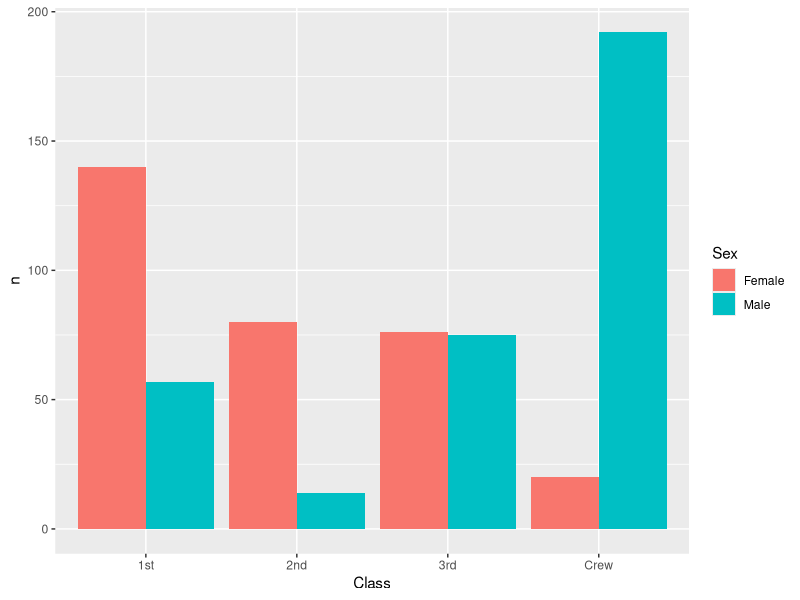
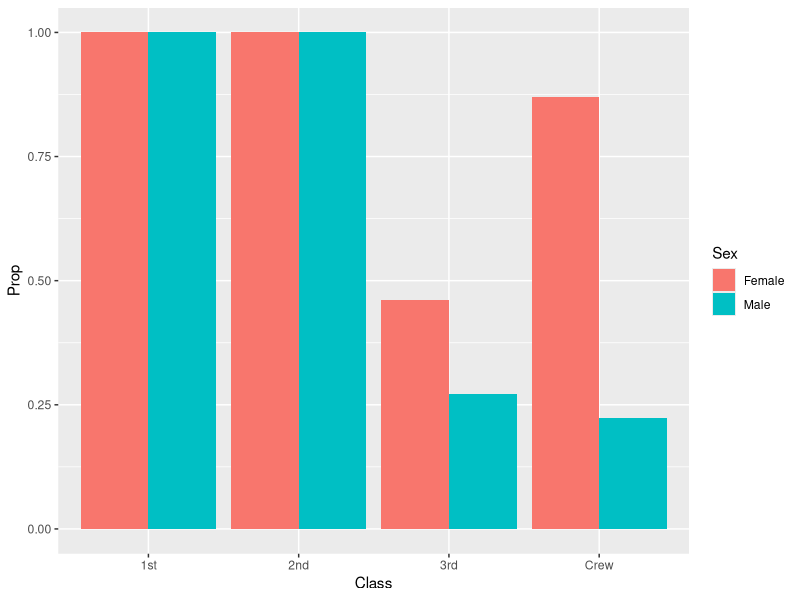
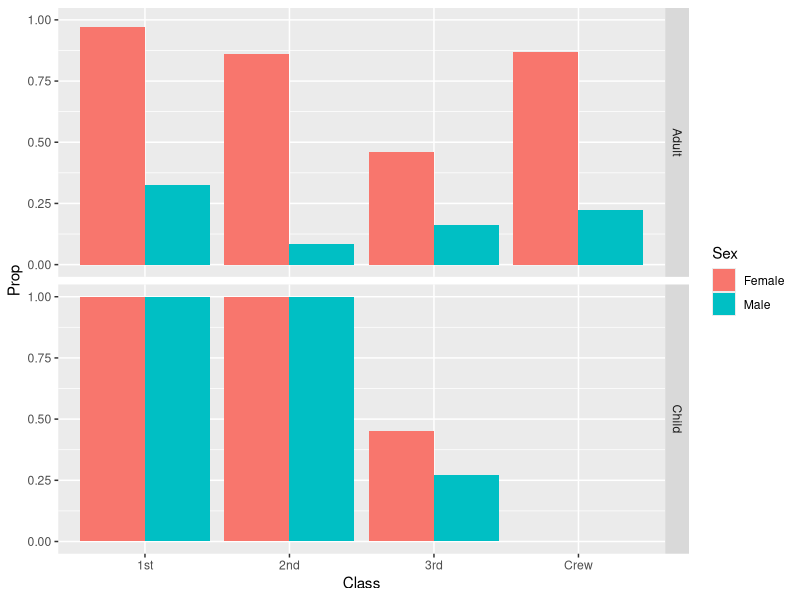

These figures' R source, in order:
## ---- chunk 1
library(tidyverse)

df_titanic <- as_tibble(Titanic)
## ---- chunk 2
df_titanic %>% glimpse()
## ---- chunk 3
## NOTE: No need to edit! We'll cover how to
## do this calculation in a later exercise.
df_titanic %>% summarize(total = sum(n))
## ---- chunk 4
# df_titanic %>% 
#   filter(Survived == "Yes") %>% 
#   add_count(Class, Sex, wt = n, name = "true_count") %>% # so that adult + child values are added
#   ggplot(aes(x = Class, y = Sex)) +
#   geom_point(aes(size = true_count))
df_titanic %>%
  filter(Survived == "Yes") %>%
  ggplot(aes(Class, n, fill = Sex)) +
  geom_col(position = "dodge")
## ---- chunk 5
## NOTE: No need to edit! We'll cover how to
## do this calculation in a later exercise.
df_prop <-
  df_titanic %>%
  group_by(Class, Sex, Age) %>%
  mutate(
    Total = sum(n),
    Prop = n / Total
  ) %>%
  ungroup()
df_prop
## ---- chunk 6
df_prop %>% 
  filter(Survived == "Yes") %>%
  ggplot(aes(x = Class, y = Prop, fill = Sex)) +
  geom_col(position = "dodge")
## ---- chunk 7
df_prop %>% 
  filter(Survived == "Yes") %>%
  ggplot(aes(x = Class, y = Prop, fill = Sex)) +
  facet_grid(rows = vars(Age)) +
  geom_col(position = "dodge")
